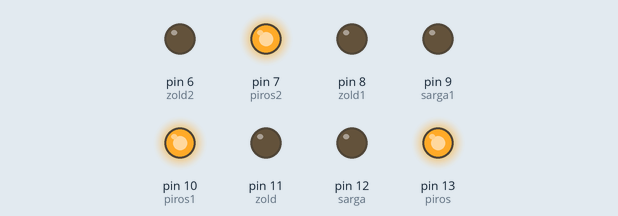
The sketch below on a simulated Arduino Uno, built with avr-gcc and run on an emulated ATmega328P. Parts: output pins drawn as LEDs (lit = HIGH).

Above: at 0.1 s.
At 6.1 s:
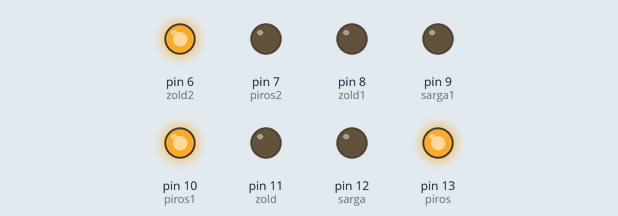
At 11.1 s:
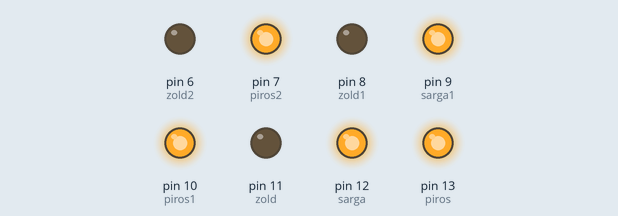
At 16.6 s:
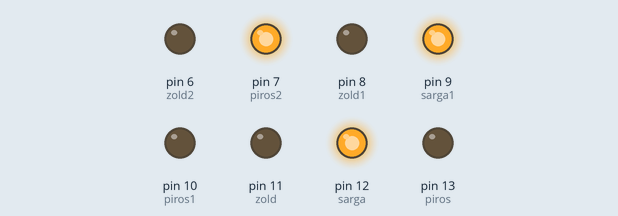
At 30.6 s:
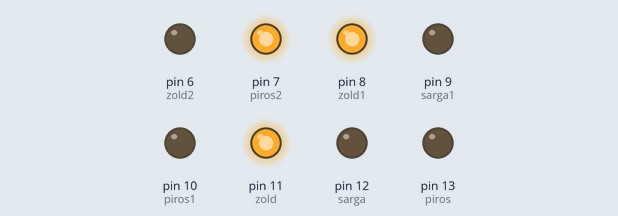
Timing chart, 0 to 36.5 s (numbered marks = the images above):
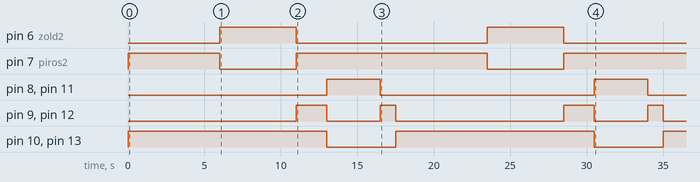

The sketch:

update.ino
```cpp
int piros= 13;

int sarga= 12;

int zold= 11;

int piros1= 10;

int sarga1= 9;

int zold1= 8;

int zold2= 6;

int piros2 = 7;


void setup() {

  pinMode(piros, OUTPUT);

  pinMode(sarga, OUTPUT);

  pinMode(zold, OUTPUT);

  pinMode(piros1, OUTPUT);

  pinMode(sarga1, OUTPUT);

  pinMode(zold1, OUTPUT);

  pinMode(zold2, OUTPUT);

  pinMode(piros2, OUTPUT);

}


void loop() {
  digitalWrite(piros2, HIGH); //gyj-lámpa

  //delay(1500);

  digitalWrite(piros1, HIGH);

  digitalWrite(piros, HIGH);

  delay(6000);


  digitalWrite(piros2, LOW);

  digitalWrite(zold2, HIGH);

  delay(5000);

  digitalWrite(zold2, LOW);

  digitalWrite(sarga, HIGH);

  digitalWrite(piros2, HIGH);

  digitalWrite(sarga1, HIGH);

  delay(2000);


  digitalWrite(sarga1, LOW);

  digitalWrite(sarga, LOW);

  digitalWrite(piros1, LOW);

  digitalWrite(piros, LOW);

  digitalWrite(zold1, HIGH);

   digitalWrite(zold, HIGH);

  delay(3500);


  digitalWrite(zold1,LOW);

  digitalWrite(zold,LOW);


  digitalWrite(sarga1, HIGH);

  digitalWrite(sarga, HIGH);

  delay(1000);

  digitalWrite(sarga1, LOW);

  digitalWrite(sarga, LOW);
}
```

Measured:
- by itself, pin 6 (zold2): alternates HIGH for 5.0 s and LOW for 12.5 s
- by itself, pin 7 (piros2): goes HIGH 6.0 s, LOW 5.0 s, HIGH 12.5 s, LOW 5.0 s, then HIGH
- by itself, pin 8 (zold1), pin 11 (zold): alternates HIGH for 3.5 s and LOW for 14.0 s
- by itself, pin 10 (piros1), pin 13 (piros): alternates HIGH for 13.0 s and LOW for 4.5 s
- by itself, pin 9 (sarga1), pin 12 (sarga): LOW → HIGH at 11.0 s, → LOW 2.0 s later, → HIGH 3.5 s later, → LOW 1.0 s later, … (8 changes in this stretch)
